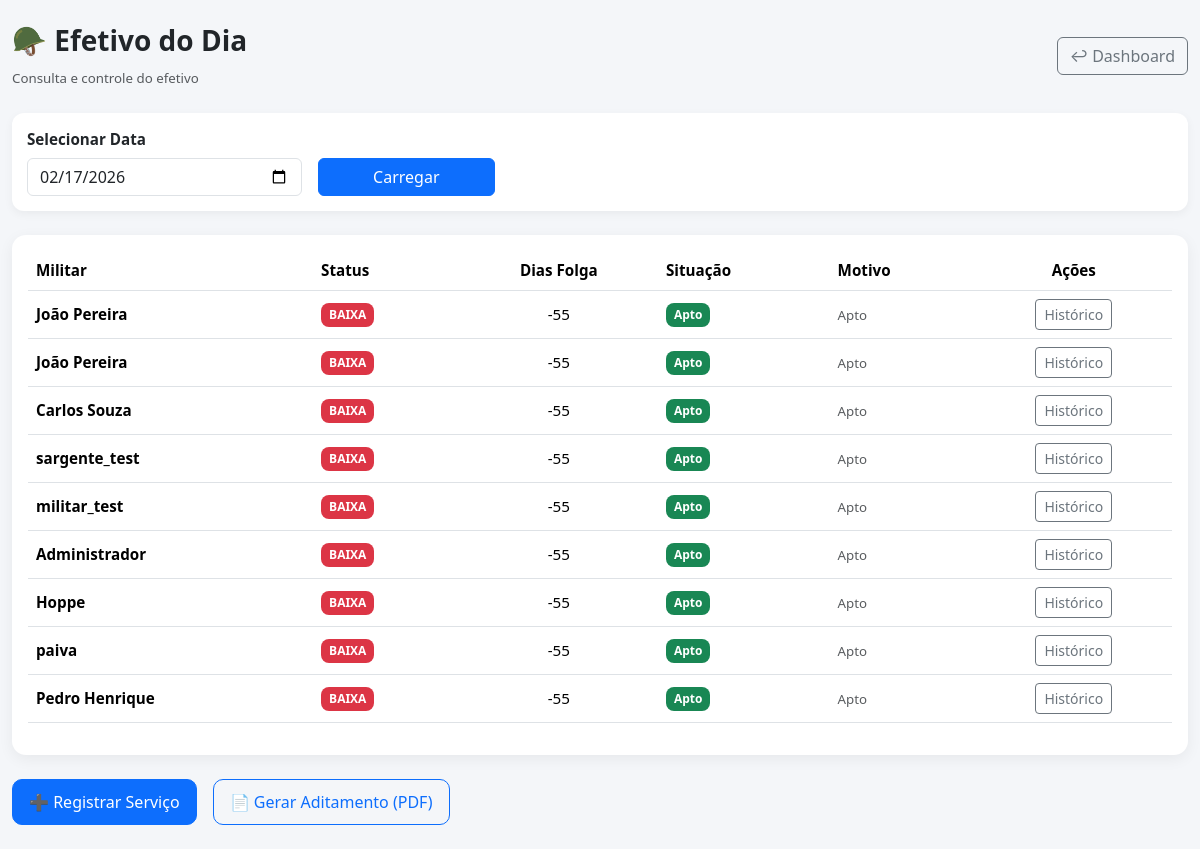
Page /efetivo/ (signed in) on the earlier database version.
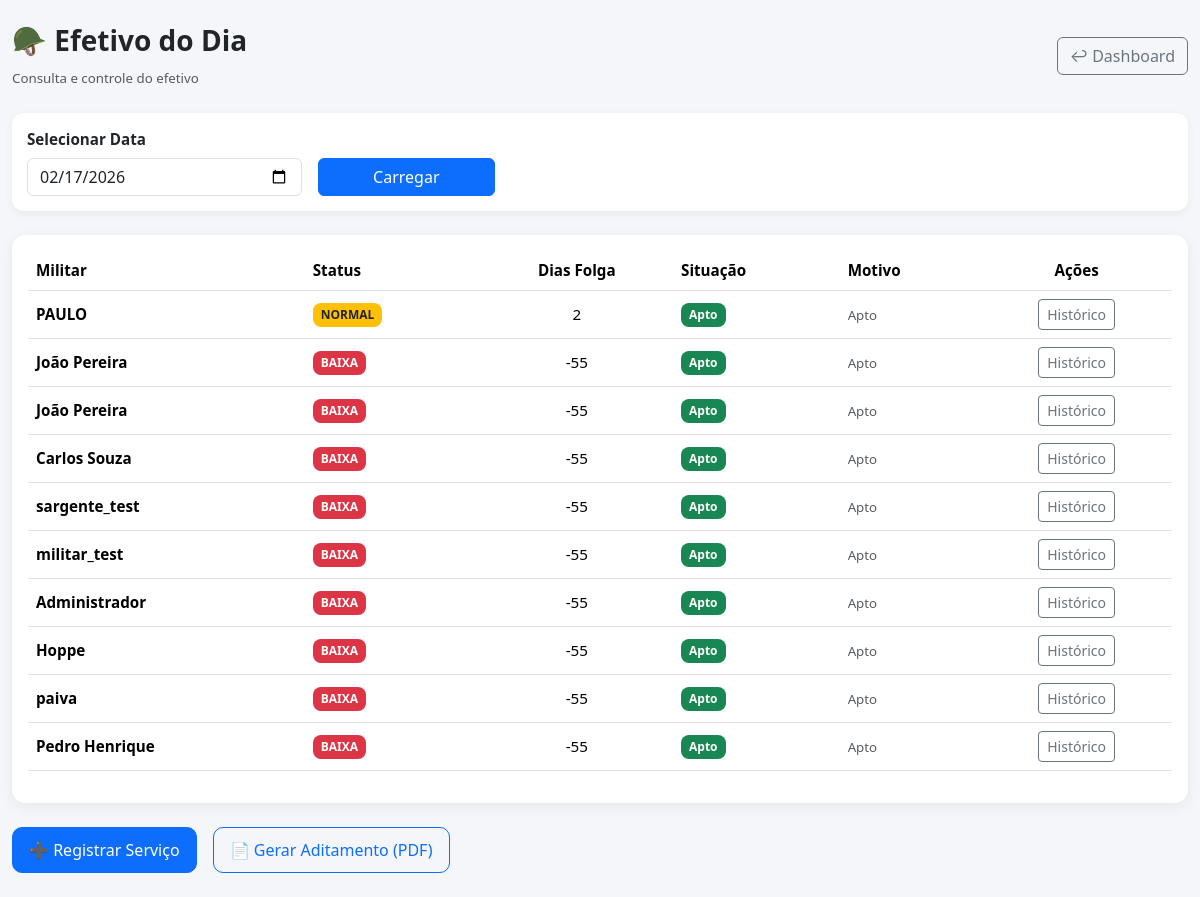
Same page on the later database version.
### core/models.py (models this page shows, shortened)
class Militar(models.Model):
    GRADUACOES_CHOICES = [
        ('SD', 'Soldado'),
        ('CB', 'Cabo'),
        ('3SG', '3º Sargento'),
        ('2SG', '2º Sargento'),
        ('1SG', '1º Sargento'),
        ('ST', 'Subtenente'),
        ('ASP', 'Aspirante'),
        ('2TEN', '2º Tenente'),
        ('1TEN', '1º Tenente'),
        ('CAP', 'Capitão'),
        ('MAJ', 'Major'),
        ('TC', 'Tenente-Coronel'),
        ('CEL', 'Coronel'),
        ('GEN', 'General'),
    ]
    nome = models.CharField(max_length=100)
    graduacao = models.CharField(max_length=20, choices=GRADUACOES_CHOICES)
    subunidade = models.CharField(max_length=50)
    ativo = models.BooleanField(default=True)

### core/views.py (the view)
# urls.py: path('efetivo/', views.ver_efetivo, name='ver_efetivo'),
@login_required
def ver_efetivo(request):
    if not pode_visualizar_efetivo(request.user):
        return HttpResponseForbidden("Você não tem permissão para ver efetivo.")
    from datetime import datetime
    data_str = request.GET.get('data')
    try:
        data_ref = datetime.strptime(data_str, '%Y-%m-%d').date() if data_str else date.today()
    except ValueError:
        data_ref = date.today()
    efetivo = calcular_efetivo_por_data(data_ref)
    return render(request, 'core/efetivo_do_dia.html', {
        'efetivo': efetivo,
        'data_selecionada': data_ref,
        'can_reports': pode_gerar_relatorios(request.user),
    })

### core/services.py (called while the page is built)
def gerar_chave_cache_efetivo(data: date) -> str:
    return f"{CACHE_PREFIX_EFETIVO}{data.isoformat()}"

### core/utils/permissoes.py (called while the page is built)
def is_admin(user):
    if not user or not user.is_authenticated:
        return False
    return user.is_superuser or user.groups.filter(name=ADMIN_GROUP).exists()

def pode_gerar_relatorios(user):
    return is_admin(user) or is_sargenteante(user)

def pode_visualizar_efetivo(user):
    return user.is_authenticated

### core/templates/core/efetivo_do_dia.html (shortened to what the changed rows need)
<!DOCTYPE html>
<html lang="pt-BR">
<head>
    <link href="https://cdn.jsdelivr.net/npm/bootstrap@5.3.2/dist/css/bootstrap.min.css" rel="stylesheet">
</head>
<body>
<div class="container-fluid py-4">
    <div class="card card-modern p-3 mb-4">
        <div class="table-responsive">
            <table class="table table-modern align-middle">
                <thead>
                    <tr>
                        <th>Militar</th>
                        <th>Status</th>
                        <th class="text-center">Dias Folga</th>
                        <th>Situação</th>
                        <th>Motivo</th>
                        <th class="text-center">Ações</th>
                    </tr>
                </thead>
                <tbody>
                {% for item in efetivo %}
                    <tr>
                        <td>
                            <strong>{{ item.militar.nome }}</strong>
                        </td>
                        <td>
                            {% if item.status == 'JÁ ESCALADO' %}
                                <span class="badge bg-primary badge-status">JÁ ESCALADO</span>
                            {% elif item.status == 'PRIMEIRO SERVIÇO' %}
                                <span class="badge bg-info text-dark badge-status">PRIMEIRO SERVIÇO</span>
                            {% elif item.status == 'ALTA' %}
                                <span class="badge bg-success badge-status">ALTA</span>
                            {% elif item.status == 'NORMAL' %}
                                <span class="badge bg-warning text-dark badge-status">NORMAL</span>
                            {% elif item.status == 'BAIXA' %}
                                <span class="badge bg-danger badge-status">BAIXA</span>
                            {% else %}
                                <span class="badge bg-dark badge-status">{{ item.status }}</span>
                            {% endif %}
                        </td>
                        <td class="text-center">
                            {% if item.dias_folga is not None %}
                                {{ item.dias_folga }}
                            {% else %}
                                —
                            {% endif %}
                        </td>
                        <td>
                            {% if item.apto %}
                                <span class="badge bg-success badge-status">Apto</span>
                            {% else %}
                                <span class="badge bg-danger badge-status">Não Apto</span>
                            {% endif %}
                        </td>
                        <td>
                            <small class="text-muted">{{ item.motivo }}</small>
                        </td>
                        <td class="text-center">
                            {% if can_reports %}
                                <a href="{% url 'historico_militar' item.militar.id %}"
                                   class="btn btn-sm btn-outline-secondary">
                                    Histórico
                                </a>
                            {% endif %}
                        </td>
                    </tr>
                {% empty %}
                    <tr>
                        <td colspan="6" class="text-center py-4 text-muted">
                            Nenhum militar encontrado para esta data.
                        </td>
                    </tr>
                {% endfor %}
                </tbody>
            </table>
        </div>
    </div>
</div>
</body>
</html>

Differences in the rows shown:
added Militar: militar.nome "PAULO", shows "NORMAL", dias_folga "2", motivo "Apto"
